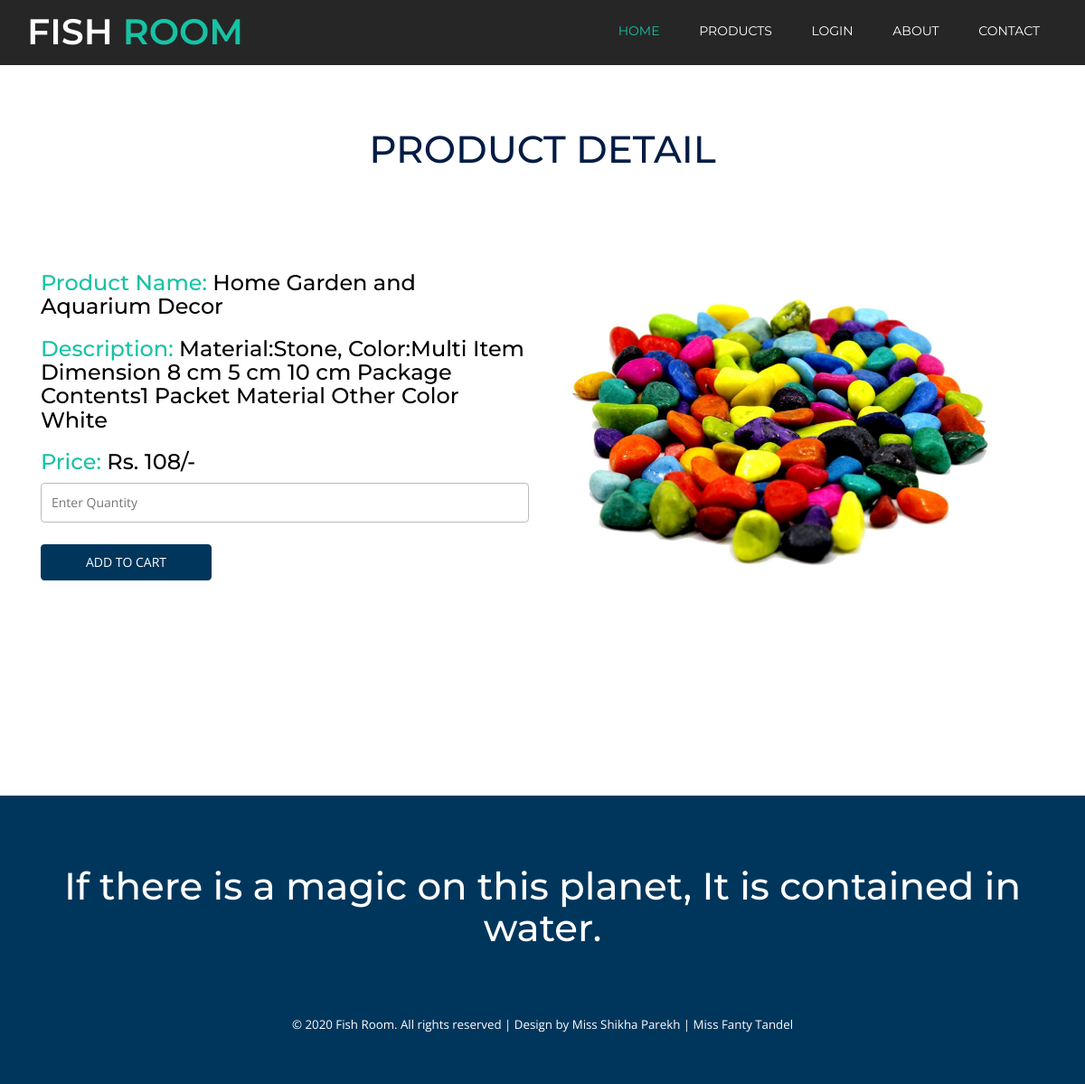
Page /product_detail.php?pid=1 on the committed database.
### tables this page shows
CREATE TABLE IF NOT EXISTS `product_detail` (
  `prod_id` int(10) NOT NULL,
  `prod_name` varchar(50) NOT NULL,
  `cat_id` int(10) NOT NULL,
  `description` varchar(200) NOT NULL,
  `price` int(10) NOT NULL,
  `prod_img` varchar(50) NOT NULL,
  PRIMARY KEY (`prod_id`),
  KEY `cat_id` (`cat_id`)
);

### product_detail.php (the view, shortened to what this page needs)
<?php
include("header.php");
$pid=$_REQUEST['pid'];
$res1=mysql_query("select * from product_detail where prod_id='$pid'");
$r1=mysql_fetch_array($res1);
$pname=$r1[1];
$pdesc=$r1[3];
$price=$r1[4];
$pimg=$r1[5];
?>
<div class="content">
			<div class="contact-w3l">
				<div class="container">
					<h2 class="tittle">PRODUCT DETAIL</h2>
					<div class="contact-map">
					<div class="contact_top">
						<div class="col-md-6 contact_left">
							<h3 style='color: #17C2A4'>Product Name: <span style='color: #000000' > <?php echo $pname; ?></span></h3>
							<br/>
							<h3 style='color: #17C2A4' >Description: <span style='color: #000000'> <?php echo $pdesc; ?></span></h3>
							<br/>
							<h3 style='color: #17C2A4'>Price: <span style='color: #000000'>Rs.  <?php echo $price; ?>/-</span> </h3>
						  <form  method="post" name="form1">
							 <div class="form_details">
								  <input type="text" class="text" placeholder="Enter Quantity" name="txtqty">
								  <div class="clearfix"> </div>
									 <div class="sub-button">
										<input type="submit" value="ADD TO CART" name="btncart" onclick="return validation();">
									 </div>
							  </div>
							  </form>
						</div>
						<div class="col-md-6 company-right">
							   <div class="company_ad">
									<img src="<?php echo $pimg; ?>" style="width:500px; height:328px;">
								</div>
						</div>
						<div class="clearfix"> </div>
					</div>
				</div>
			</div>
		</div>
</div>
</div>
<?php
include("footer.php");
?>

### css/style.css (style rules this page uses)
body { font-family: 'Open Sans', sans-serif; }
h1,h2,h3,h4,h5,h6 { margin:0; padding:0; font-family: 'Montserrat', sans-serif; }
input[type="submit"],.w3agile_contact_right_agileinfo p a,.w3_copy_right p a { transition:.5s ease-in-out; -webkit-transition:.5s ease-in-out; -moz-transition:.5s ease-in-out; -o-transition:.5s ease-in-out; -ms-transition:.5s ease-in-out; }
h2.tittle { font-size: 3em; color: #031C44; text-align:center; }
.page-w3, .contact-w3l { padding:5em 0; }
.contact_top { padding:4em 0 0em 0; }
.contact-map { margin-top: 4em; }
.form_details input[type="text"], .form_details textarea,.form_details input[type="password"],.form_details select,.form_details input[type="date"] { padding: 11px; width: 100%; font-size: 1em; margin: 10px 0px; border:1px solid #bbb; color: #000000; background: none; float: left; outline: none; font-weight:400; border-radius: 0.3em; -webkit-border-radius: 0.3em; -o-border-radius: 0.3em; -moz-border-radius: 0.3em; }
.form_details input[type="submit"] { margin-top:1em; color: #fff; font-size: 1em; padding: 0.7em 1em; -webkit-appearance:none; text-transform: uppercase; display: inline-block; -webkit-transition: all 0.3s ease-out; -moz-transition: all 0.3s ease-out; -ms-transition: all 0.3s ease-out; -o-transition: all 0.3s ease-out; transition: all 0.3s ease-out; font-weight:400; border: none; text-transform:uppercase; outline: none; cursor: pointer; width:35%; background:#01365C; border-radius: 0.3em; -webkit-border-radius: 0.3em; -o-border-radius: 0.3em; -moz-border-radius: 0.3em; }

### rows in the picture
product_detail: prod_name "Home Garden and Aquarium Decor", description "Material:Stone, Color:Multi Item Dimension 8 cm 5 cm 10 cm Package Contents1 Packet Material Other Color White", price "108", prod_img (picture)
